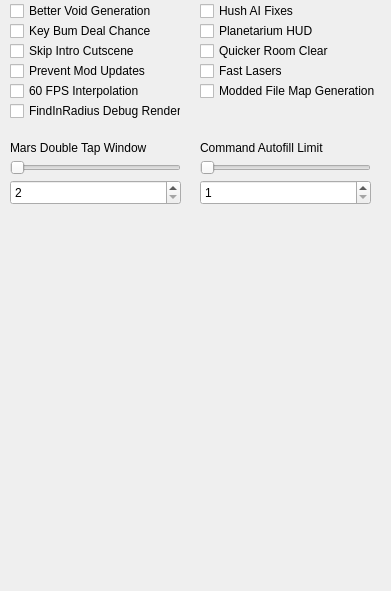
      <widget class="QWidget" name="scrollArea_REPENTOGON_Content">
       <property name="geometry">
        <rect>
         <x>0</x>
         <y>0</y>
         <width>391</width>
         <height>591</height>
        </rect>
       </property>
       <widget class="QCheckBox" name="checkBox_BetterVoidGeneration">
        <property name="geometry">
         <rect>
          <x>10</x>
          <y>0</y>
          <width>171</width>
          <height>22</height>
         </rect>
        </property>
        <property name="text">
         <string>Better Void Generation</string>
        </property>
       </widget>
       <widget class="QCheckBox" name="checkBox_HushAI">
        <property name="geometry">
         <rect>
          <x>200</x>
          <y>0</y>
          <width>181</width>
          <height>22</height>
         </rect>
        </property>
        <property name="text">
         <string>Hush AI Fixes</string>
        </property>
       </widget>
       <widget class="QCheckBox" name="checkBox_KeyBum">
        <property name="geometry">
         <rect>
          <x>10</x>
          <y>20</y>
          <width>171</width>
          <height>22</height>
         </rect>
        </property>
        <property name="text">
         <string>Key Bum Deal Chance</string>
        </property>
       </widget>
       <widget class="QCheckBox" name="checkBox_Planetarium">
        <property name="geometry">
         <rect>
          <x>200</x>
          <y>20</y>
          <width>181</width>
          <height>22</height>
         </rect>
        </property>
        <property name="text">
         <string>Planetarium HUD</string>
        </property>
       </widget>
       <widget class="QCheckBox" name="checkBox_Intro">
        <property name="geometry">
         <rect>
          <x>10</x>
          <y>40</y>
          <width>171</width>
          <height>22</height>
         </rect>
        </property>
        <property name="text">
         <string>Skip Intro Cutscene</string>
        </property>
       </widget>
       <widget class="QCheckBox" name="checkBox_QuickRoom">
        <property name="geometry">
         <rect>
          <x>200</x>
          <y>40</y>
          <width>181</width>
          <height>22</height>
         </rect>
        </property>
        <property name="text">
         <string>Quicker Room Clear</string>
        </property>
       </widget>
       <widget class="QCheckBox" name="checkBox_ModUpdates">
        <property name="geometry">
         <rect>
          <x>10</x>
          <y>60</y>
          <width>171</width>
          <height>22</height>
         </rect>
        </property>
        <property name="text">
         <string>Prevent Mod Updates</string>
        </property>
       </widget>
       <widget class="QCheckBox" name="checkBox_FastLasers">
        <property name="geometry">
         <rect>
          <x>200</x>
          <y>60</y>
          <width>181</width>
          <height>22</height>
         </rect>
        </property>
        <property name="text">
         <string>Fast Lasers</string>
        </property>
       </widget>
       <widget class="QCheckBox" name="checkBox_60FPS">
        <property name="geometry">
         <rect>
          <x>10</x>
          <y>80</y>
          <width>171</width>
          <height>22</height>
         </rect>
        </property>
        <property name="text">
         <string>60 FPS Interpolation</string>
        </property>
       </widget>
       <widget class="QCheckBox" name="checkBox_FileMapGen">
        <property name="geometry">
         <rect>
          <x>200</x>
          <y>80</y>
          <width>181</width>
          <height>22</height>
         </rect>
        </property>
        <property name="text">
         <string>Modded File Map Generation</string>
        </property>
       </widget>
       <widget class="QCheckBox" name="checkBox_FindInRadiusRender">
        <property name="geometry">
         <rect>
          <x>10</x>
          <y>100</y>
          <width>171</width>
          <height>22</height>
         </rect>
        </property>
        <property name="text">
         <string>FindInRadius Debug Render</string>
        </property>
       </widget>
       <widget class="QSlider" name="horizontalSlider_Mars">
        <property name="geometry">
         <rect>
          <x>10</x>
          <y>160</y>
          <width>171</width>
          <height>16</height>
         </rect>
        </property>
        <property name="minimum">
         <number>2</number>
        </property>
        <property name="maximum">
         <number>20</number>
        </property>
        <property name="pageStep">
         <number>5</number>
        </property>
        <property name="orientation">
         <enum>Qt::Horizontal</enum>
        </property>
       </widget>
       <widget class="QSlider" name="horizontalSlider_AutofillCMD">
        <property name="geometry">
         <rect>
          <x>200</x>
          <y>160</y>
          <width>171</width>
          <height>16</height>
         </rect>
        </property>
        <property name="minimum">
         <number>1</number>
        </property>
        <property name="maximum">
         <number>1000</number>
        </property>
        <property name="singleStep">
         <number>1</number>
        </property>
        <property name="pageStep">
         <number>50</number>
        </property>
        <property name="orientation">
         <enum>Qt::Horizontal</enum>
        </property>
       </widget>
       <widget class="QSpinBox" name="spinBox_Mars">
        <property name="geometry">
         <rect>
          <x>10</x>
          <y>180</y>
          <width>171</width>
          <height>25</height>
         </rect>
        </property>
        <property name="minimum">
         <number>2</number>
        </property>
        <property name="maximum">
         <number>20</number>
        </property>
       </widget>
       <widget class="QSpinBox" name="spinBox_AutofillCMD">
        <property name="geometry">
         <rect>
          <x>200</x>
          <y>180</y>
          <width>171</width>
          <height>25</height>
         </rect>
        </property>
        <property name="minimum">
         <number>1</number>
        </property>
        <property name="maximum">
         <number>1000</number>
        </property>
       </widget>
       <widget class="QLabel" name="label_Mars">
        <property name="geometry">
         <rect>
          <x>10</x>
          <y>140</y>
          <width>171</width>
          <height>16</height>
         </rect>
        </property>
        <property name="text">
         <string>Mars Double Tap Window</string>
        </property>
       </widget>
       <widget class="QLabel" name="label_AutofillCMD">
        <property name="geometry">
         <rect>
          <x>200</x>
          <y>140</y>
          <width>181</width>
          <height>16</height>
         </rect>
        </property>
        <property name="text">
         <string>Command Autofill Limit</string>
        </property>
       </widget>
      </widget>
